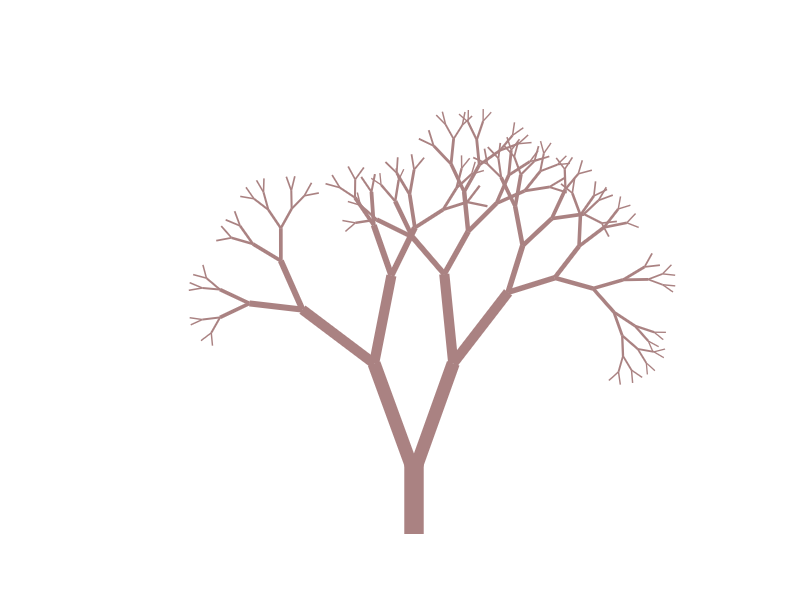

The MATLAB source for this figure: (Note: this script raises an error after producing the figure.)
function day_mode_project
%by Elif Ozdemir
%This is a very simple simulation of a tree and its falling leaves in autumn

% set up figure
figure;
canvas_width = 1000;
canvas_height = 800;
axis('equal');
axis([0 canvas_width 0 canvas_height]);
set(gca,'color',[1, 1, 1], 'XColor', 'none','YColor','none');
set(gcf,'color',[1, 1, 1]);

root_thickness = 14;
root_length = 280;
branch_decay_factor = 0.680;
branch_decay_randomness = 0.2;  
branch_angle = deg2rad(25);
branch_angle_randomness = 0.4;
branch_color = [170, 130, 130]/255;
min_branch_length = root_length * branch_decay_factor^7;

line([canvas_width/2 canvas_width/2], [0 100+root_thickness], ...
    'LineWidth', root_thickness, 'Color', branch_color);

% draw branches
 draw_branch_at(canvas_width/2, 100, ...
     branch_decay_factor * root_thickness, branch_decay_factor * root_length, 1j);



function can_branch = draw_branch_at(x, y, thickness, len, direction)
if len < min_branch_length
    can_branch = false;
    return;
end

% generate branch angles
theta_1 = branch_angle * (1.0 + branch_angle_randomness * max(min(randn(), 1), -1));
theta_2 = -branch_angle * (1.0 + branch_angle_randomness * max(min(randn(), 1), -1));
% unit length complex number is used to represent the directional vector
% rotation is done via complex number multiplication
dir_1 = direction * (cos(theta_1) + 1j*sin(theta_1));
dir_2 = direction * (cos(theta_2) + 1j*sin(theta_2));
%compute end locations of the new branches
x_1 = x + real(dir_1) * len;
y_1 = y + imag(dir_1) * len;
x_2 = x + real(dir_2) * len;
y_2 = y + imag(dir_2) * len;

% draw the two branches
line([x x_1], [y y_1], ...
    'LineWidth', thickness, 'Color', branch_color);
line([x x_2], [y y_2], ...
    'LineWidth', thickness, 'Color', branch_color);

% make new branches
decay = branch_decay_factor * (1.0 + branch_decay_randomness * max(min(randn(), 1), -1));
new_length = decay * len;
new_thickness = decay * thickness;
if ~draw_branch_at(x_1, y_1, new_thickness, new_length, dir_1) || ...
   ~draw_branch_at(x_2, y_2, new_thickness, new_length, dir_2)
end
can_branch = true;
end

%animation of falling leaves
while 1==1
   leaf(randi([200,800],1), 500);

end

end



